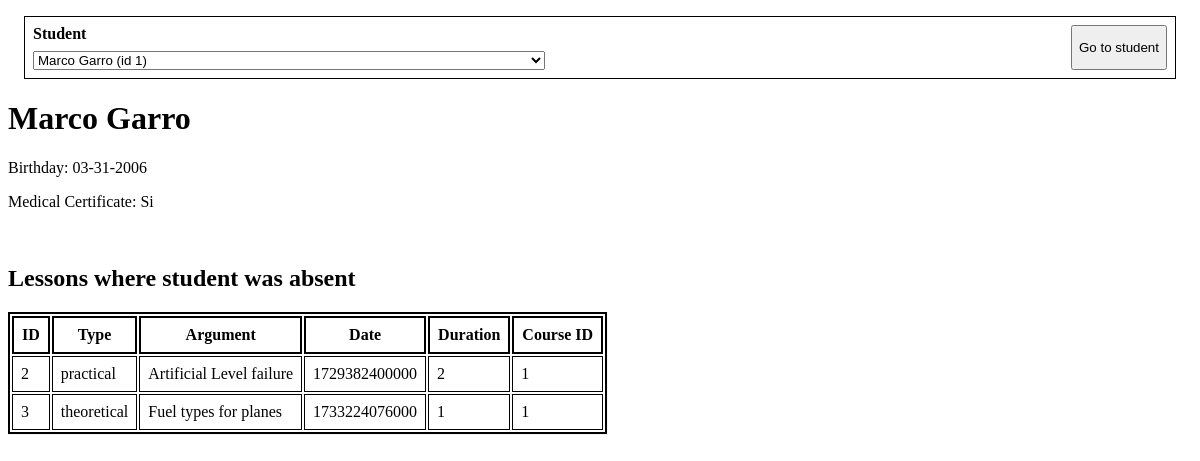
Page /pilot.php?id=1 on the committed database.
### tables this page shows
CREATE TABLE studentPilot(
    id INTEGER PRIMARY KEY AUTOINCREMENT,
    name TEXT,
    surname TEXT,
    birthDate DATE,
    medicalCertificate TEXT
);

CREATE TABLE lessons(
    id INTEGER PRIMARY KEY AUTOINCREMENT,
    type TEXT,
    duration INTEGER,
    argument TEXT,
    date DATE,
    course INTEGER,
    FOREIGN KEY (course) REFERENCES courses(id)
);

### Dao/PilotsDAO.php (called while the page is built, shortened)
<?php
include_once ("./Classes/Pilot.php");
class PilotsDAO extends GenericDAO {
  public static function readAbsencesByPilot(Pilot $pilot): array {
    include_once ("./Classes/Lesson.php");
    $result = GenericDAO::$pdo->query("SELECT studentPilot.*, lessons.*, lessonStudentsAbsences.*
                                                FROM studentPilot, lessons, lessonStudentsAbsences
                                                WHERE studentPilot.id = lessonStudentsAbsences.studentPilot
                                                    AND lessons.id = lessonStudentsAbsences.lesson
                                                    AND studentPilot.id = ".$pilot->getId().";");
    $rows = $result->fetchAll(PDO::FETCH_ASSOC);
    $lessonAbsent = array();
    foreach ($rows as $row) {
      $lessonAbsent[] = new Lesson(
         $row["id"], $row["type"], $row["argument"], $row["date"], $row["course"], $row["duration"]
      );
    }
    return $lessonAbsent;
  }
  public static function read(int $id): ?object {
    $result = GenericDAO::$pdo->query("SELECT * FROM studentPilot WHERE id = $id", PDO::FETCH_NAMED)->fetch();
    if($result) {
      return new Pilot(
         $result["id"],
         $result["name"],
         $result["surname"],
         $result["birthDate"],
         $result["medicalCertificate"]
      );
    }
    return null;
  }
  public static function readAll(): ?array {
    $result = GenericDAO::$pdo->query("SELECT * FROM studentPilot;");
    $rows = $result->fetchAll(PDO::FETCH_ASSOC);
    $pilots = array();
    foreach ($rows as $row) {
      $pilots[] = new Pilot(
         $row["id"],
         $row["name"],
         $row["surname"],
         $row["birthDate"],
         $row["medicalCertificate"]
      );
    }
    return $pilots;
  }
}

### Classes/Pilot.php (the view, shortened to what this page needs)
<?php
class Pilot {
  private $id;
  private $name;
  private $surname;
  private $birthDate;
  private $medicalCertificate;
  public function __construct($id, $name, $surname, $birthDate, $medicalCertificate)
  {
    $this->id = $id;
    $this->name = $name;
    $this->surname = $surname;
    $this->birthDate = $birthDate;
    $this->medicalCertificate = $medicalCertificate;
  }
  public function getId() {
    return $this->id;
  }
  public function getName() {
    return $this->name;
  }
  public function getSurname() {
    return $this->surname;
  }
  public function getBirthDate() {
    return $this->birthDate;
  }
  public function getMedicalCertificate() {
    return $this->medicalCertificate;
  }
  public function toOption(): string {
    return <<< HTML
<option value="$this->id">
    $this->name $this->surname (id $this->id)
</option>
HTML;
  }
}

### pilot.php (shortened to what this page needs)
<!DOCTYPE html>
<?php
include_once ("./Dao/PilotsDAO.php");
include_once ("./Classes/Pilot.php");
include_once ("./Classes/Lesson.php");
$allPilots = array();
try {
  $allPilots = PilotsDAO::readAll();
} catch (Exception $e) {
  $error = $e->getMessage();
}
?>
<html lang="en">
  <head>
      <link rel="stylesheet" type="text/css" href="index.css" />
  </head>
  <body>
    <form action="/pilot.php" method="get">
        <label>
            Student
            <select id="id" name="id">
                <?php
                foreach($allPilots as $pilot){
                    echo $pilot->toOption();
                }
                ?>
            </select>
        </label>
        <button type="submit">
            Go to student
        </button>
    </form>
<?php
if($_SERVER["REQUEST_METHOD"] == "GET"){
    if(isset($_GET["id"]) && $_GET["id"] != null) {
      try {
        $pilot = PilotsDAO::read($_GET["id"]);
        $absences = PilotsDAO::readAbsencesByPilot($pilot);
        $htmlAbsences = "";
        foreach($absences as $ab){
          $htmlAbsences = $htmlAbsences . $ab->toRow();
        }
        $pilotName = $pilot->getName() . " " . $pilot->getSurname();
        $pilotBday = $pilot->getBirthDate();
        $pilotCert = $pilot->getMedicalCertificate();
        echo <<< HTML
    <h1>$pilotName</h1>
    <p>Birthday: $pilotBday</p>
    <p>Medical Certificate: $pilotCert</p>
    <br>
    <h2>Lessons where student was absent</h2>
    <table>
        <thead><tr>
            <th>ID</th>
            <th>Type</th>
            <th>Argument</th>
            <th>Date</th>
            <th>Duration</th>
            <th>Course ID</th>
        </tr></thead>
        <tbody>
            $htmlAbsences
        </tbody>
    </table>
HTML;
      } catch (Exception $e) {
        echo $e->getMessage();
      }
    } else {
        echo <<< HTML
<h1>Select a pilot to view all lessons where they were absent</h1>
HTML;
    }
}
?>
  </body>
</html>

### Classes/Lesson.php (shortened to what this page needs)
<?php
class Lesson {
  private $id;
  private $type;
  private $argument;
  private $date;
  private $course;
  private $duration;
  public function __construct($id, $type, $argument, $date, $course, $duration) {
    $this->id = $id;
    $this->type = $type;
    $this->argument = $argument;
    $this->date = $date;
    $this->course = $course;
    $this->duration = $duration;
  }
  public function toRow(): string {
    return <<< HTML
<tr>
    <td>$this->id</td>
    <td>$this->type</td>
    <td>$this->argument</td>
    <td>$this->date</td>
    <td>$this->duration</td>
    <td>$this->course</td>
</tr>
HTML;
  }
}

### index.css (style rules this page uses)
body { color: black; }
td, th { border: black 1px solid; padding: 0.5rem; }
table, th { border: black 2px solid; }
table { box-shadow: 1px 1px #0000000a; }
form { border: black 1px solid; margin: 1rem; padding: 0.5rem; display: flex; justify-content: space-between; }
form label { display: flex; flex-flow: column; gap: 0.5rem; font-weight: bold; }
form label select { width: 32rem; }

### rows in the picture
studentpilot: pilotName "Marco Garro", birthDate "03-31-2006", medicalCertificate "Si"
lessons: id "2", type "practical", argument "Artificial Level failure", date "1729382400000", duration "2", course "1"
lessons: id "3", type "theoretical", argument "Fuel types for planes", date "1733224076000", duration "1", course "1"

### other values in the picture
form field id "Marco Garro (id 1)"
